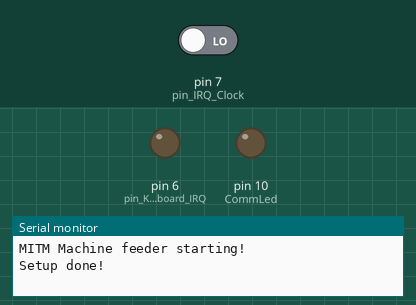
Simulated run of this sketch. Board: Arduino Uno, built with avr-gcc and run on an emulated ATmega328P. Shown: output pins drawn as LEDs (lit = HIGH), the last lines printed to the serial monitor. Inputs (shaded band) come from the test bench; at power-on: pin 7 (pin_IRQ_Clock) LOW.

Above: at 1.2 s.
1.3 s: pin 7 (pin_IRQ_Clock) driven HIGH
At 1.7 s:
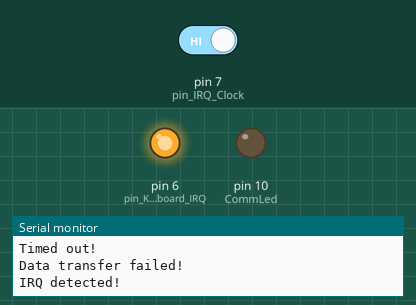
2.8 s: pin 7 (pin_IRQ_Clock) driven LOW
Timing chart, 0 to 5.8 s (numbered marks = the images above; inputs shaded):
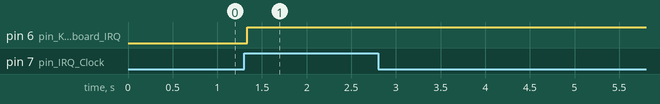

Measured:
- after the input at 1.3 s, pin 6 (pin_Keyboard_IRQ): LOW → HIGH at once

The sketch:

MITM_Machine_Feeder.ino
```cpp
/*
 Name:		MITM_Machine_Feeder.ino
 Created:	14/05/2019 03:04:21 PM
 Author:	Gabriel Butcher
*/

// This application is designed to be able to feed data to the Presto's central processing unit.

// To achieve this, we will impersonate the keyboard, and act like we are the keyboard.
// The keyboard has 4 IC, with four different I2C address - we need to respond to each one of them.
// The keyboard use the IRQ line to check if there is any data. If we want to submit data
// we need to set this to LOW - after this, the machine will start to query the addresses.

// The master will send us data, 4 bytes at a time, to submit to the machine.
// The master will notify us about the available data by setting the IRQ/Clock line to LOW.
// After that, the IRQ/Clock line will act as a regular Clock line.

// Each data segment will be built in the following way:
// Byte 0: Confirmation byte - value must be set to 1 to confirm the connection
// Byte 1: Group data - address of the group what user pressed.
// Byte 2: LSB - first byte to send to the machine
// Byte 2: MSB - second byte to send to the machine

#include "TwoWireSimulator.h"
#include "PinLayout.h"

TwoWireSimulator WireSim;

char addressToRespond;
byte dataToSend[] = { 0, 0 };

byte masterData[] = { 0, 0, 0, 0 };

// Maximum allowed time durin data sending, in uS
const int dataReadingTimeOut = 5000000;

// the setup function runs once when you press reset or power the board
void setup() {

	Serial.begin(9600);
	Serial.println("MITM Machine feeder starting!");


	WireSim.begin(addresses[0], 15);

	// Register for the events:
	WireSim.onReceive(receiveEvent);
	WireSim.onRequest(requestEvent);


	// Set up the input / output lines
	pinMode(isolatorEnable, OUTPUT);
	digitalWrite(isolatorEnable, HIGH);

	pinMode(CommLed, OUTPUT);
	digitalWrite(isolatorEnable, HIGH);

	pinMode(pin_Keyboard_IRQ, OUTPUT);
	digitalWrite(isolatorEnable, HIGH);

	pinMode(pin_IRQ_Clock, INPUT);
	pinMode(pin_BinaryData, INPUT);

	Serial.println("Setup done!");
}

// the loop function runs over and over again until power down or reset
void loop() {

	// Check if the master want to send us some data:
	if (digitalRead(pin_IRQ_Clock))
	{
		Serial.println("IRQ detected!");

		// Reset the master data (so we can check the comm's status)
		masterData[0] = 0;

		// Blink the Comm led
		// digitalWrite(CommLed, HIGH);

		bool dataTransmitSuccess = false;

		// Okay, the master want to send us some data!
		if (ReadMassDataFromMaster(masterData, 4, pin_IRQ_Clock, pin_BinaryData))
		{
			// The process didn't timed out - but this doesn't mean it was succesful!
			// the first byte must be exactly 1 or it is invalid.
			if (masterData[0] == 1)
			{
				// Everything is OK!
				dataTransmitSuccess = true;

				// First, save the address:
				addressToRespond = masterData[1];

				// Then the bytes what we want to send:
				dataToSend[0] = masterData[2];
				dataToSend[1] = masterData[3];

				Serial.print("Arrived data: ");
				Serial.print(addressToRespond, DEC);
				Serial.print(" - ");

				Serial.print(dataToSend[0], DEC);
				Serial.print(" - ");

				Serial.println(dataToSend[1], DEC);


				// Signal the machine about the new data:
				digitalWrite(pin_Keyboard_IRQ, LOW);

				Serial.println("Data transfer was succesful!");
			}
			else
			{
				Serial.print("Data arrived but the checkbyte is invalid.");
			}
		}


		// Check if we was succesful or not
		if(!dataTransmitSuccess)
		{
			Serial.println("Data transfer failed!");

			// Clear everything, just to be sure.
			addressToRespond = 0;
			dataToSend[0] = 0;
			dataToSend[1] = 0;

			// No data is there, nothing to see, disperse, please.
			digitalWrite(pin_Keyboard_IRQ, HIGH);
		}

		// Blink the Comm led
		// digitalWrite(CommLed, LOW);
	}

	delayMicroseconds(100);
}

bool ReadMassDataFromMaster(byte array[], int byteToRead, int clockPin, int dataPin)
{
	// This method will read, and store the read data into the array.
	Serial.println("Starting byte reading.");

	// Set a bit in a byte:
	// vale |= [SetTo] << [Where];
	// Example: testData |= 1 << 7; - setting the 8th bit to 1


	// First, wait till the pin_IRQ_Clock switch to LOW - this will signal that the master is getting ready to transmit data.
	if (!waitTillSignal(clockPin, 0))
		return false; // Timed out!!!

	Serial.println("Switching to clock mode.");

	int i, b;
	for (i = 0; i < byteToRead; i++)
	{
		// The master is ready to send us the data.
		// We have to wait until the Clock is high
		// then read a bit, wait till the clock is LOW
		// and so on.

		for (b = 7; b >= 0; b--)
		{
			// Wait till the clock signal switch to HIGH
			if (!waitTillSignal(clockPin, 1))
				return false; // Timed out!!!

			// Read the bit
			int bit = digitalRead(dataPin);


			// Set the bit:
			if(bit == 1)
				array[i] |= 1 << b;
			else
				array[i] &= ~(1 << b);

			// Now wait till the signal goes LOW.
			if (!waitTillSignal(clockPin, 0))
				return false; // Timed out!!!
		}
	}

	return true;
}

boolean waitTillSignal(int pin, int expectedValue)
{
	int delayInUs = 5;
	int elapsedTime = 0;

	while (digitalRead(pin) != expectedValue)
	{
		delayMicroseconds(delayInUs);
		elapsedTime += delayInUs;

		// Check if we waited too much.
		// If we over than the allowed time, then skip
		// so the app won't be frozen forever.
		if (elapsedTime > dataReadingTimeOut)
		{
			Serial.println("Timed out!");
			return false;
		}
	}

	return true;
}

// ---------------- I2C Events ----------------

// Called when Master wants value from slave
void requestEvent() {

	// Blink the Comm led
	// digitalWrite(CommLed, HIGH);

	// Check which address is being checked:
	char address = WireSim.lastAddress();

	// Check if the data is
	if (addressToRespond == address)
	{
		// Blink the Comm led
		digitalWrite(CommLed, HIGH);

		WireSim.write(dataToSend, 2);

		// We should reset the IRQLine to the default (HIGH) value as
		// the machine downloaded the data.
		digitalWrite(pin_Keyboard_IRQ, HIGH);
	}
	else
	{
		// This isn't the address where the data is!
		// Respond with the empty buffer, so the machine can keep looking.
		WireSim.write(emptyBuffer, 2);
	}

	// Blink the Comm led
	//digitalWrite(CommLed, LOW);

}

// Called when Slave receives value from master
void receiveEvent(int arrivedByteCount) {

	int i;
	for (i = 0; i < arrivedByteCount; i++)
	{
		byte arrivedData = Wire.read();

		// We don't really care about the incoming data, as
		// the machine only sending the config, and we already know it
		// But we should read it in case it cause some strange error.
	}
}
```

PinLayout.h
```cpp
#pragma once


// --------------- OUTGOING LINES ---------------

// Enable the isolator used for communication
const int isolatorEnable = 8;

// Led used to display the active communication
const int CommLed = 10;

// IRQ line toward the Presto Machine
const int pin_Keyboard_IRQ = 6;

// --------------- INCOMING LINES ---------------

// Pin used to read bit0 - Master data available and clock signal
const int pin_IRQ_Clock = 7;

// Pin used to read bit1 - Master binary data in
const int pin_BinaryData = 8;

// -------------- Global Variables --------------

// I2C addresses
const char addresses[4] = { 0x5A, 0x5B, 0x5C };

// Available Address count
const int addressCount = 4;

// Buffer with two zeroes.
const byte emptyBuffer[] = { 0, 0 };
```

TwoWireSimulator.cpp
```cpp
#include <Wire.h>
#include "TwoWireSimulator.h"

///////////////////////// wire.cpp /////////////////////////

TwoWireSimulator::TwoWireSimulator() {

}

void TwoWireSimulator::begin(uint8_t address, uint8_t mask)
{
	/*
	 * ATmega datasheet section 26.9.6:
	 * The TWAMR can be loaded with a 7-bit Slave Address mask.
	 * Each of the bits in TWAMR can mask (disable) the corresponding
	 * address bits in the TWI Address Register (TWAR). If the mask bit
	 * is set to one then the address match logic ignores the compare
	 * between the incoming address bit and the corresponding bit in TWAR.
	 */
	 // set mask address
	TWAMR = mask << 1;
	TwoWire::begin(address);
}

void TwoWireSimulator::begin(int address, int mask)
{
	TwoWireSimulator::begin((uint8_t)address, (uint8_t)mask);
}

void TwoWireSimulator::begin(const uint8_t *addresses, const uint8_t sizeAddresses)
{
	uint8_t mask = 0;
	// get all bits that change between each address
	for (int i = 1; i < sizeAddresses; ++i) {
		mask |= (addresses[0] ^ addresses[i]);
	}
	// set twi mask address
	TWAMR = mask << 1;
	TwoWire::begin(addresses[0]);
}

void TwoWireSimulator::begin(const uint8_t *addressesArray, const int sizeAddressesArray)
{
	TwoWireSimulator::begin(addressesArray, (uint8_t)sizeAddressesArray);
}

char TwoWireSimulator::lastAddress(void) {
	return TWDR >> 1; // retrieve address from last byte on the bus
}
```

TwoWireSimulator.h
```cpp
// https://stackoverflow.com/questions/34691478/arduino-as-slave-with-multiple-i2c-addresses
// https://www.mouser.com/pdfdocs/Gravitech_ATMEGA328_datasheet.pdf

#ifndef TwoWireSimulator_h
#define TwoWireSimulator_h

///////////////////////// wire.h /////////////////////////
#include <Wire.h>

class TwoWireSimulator : public TwoWire {
public:
	TwoWireSimulator();
	void begin(const uint8_t address, const uint8_t mask);
	void begin(const int address, const int mask);
	void begin(const uint8_t *addressesArray, const uint8_t sizeAddressesArray);
	void begin(const uint8_t *addressesArray, const int sizeAddressesArray);

	char lastAddress(void);
};

#endif //TwoWireSimulator_h
```
